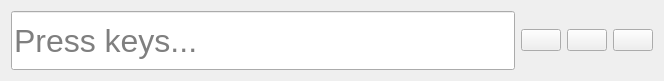
<?xml version="1.0" encoding="UTF-8"?>
<ui version="4.0">
 <class>KeySequenceEditDialog</class>
 <widget class="QDialog" name="KeySequenceEditDialog">
  <property name="geometry">
   <rect>
    <x>0</x>
    <y>0</y>
    <width>664</width>
    <height>81</height>
   </rect>
  </property>
  <property name="windowTitle">
   <string>Form</string>
  </property>
  <layout class="QHBoxLayout" name="horizontalLayout">
   <item>
    <widget class="QLineEdit" name="edtKeySequence">
     <property name="sizePolicy">
      <sizepolicy hsizetype="Expanding" vsizetype="Expanding">
       <horstretch>0</horstretch>
       <verstretch>0</verstretch>
      </sizepolicy>
     </property>
     <property name="font">
      <font>
       <pointsize>24</pointsize>
      </font>
     </property>
     <property name="readOnly">
      <bool>true</bool>
     </property>
     <property name="placeholderText">
      <string>Press keys...</string>
     </property>
    </widget>
   </item>
   <item>
    <widget class="checo::qt::MultiIconButton" name="btnOk">
     <property name="focusPolicy">
      <enum>Qt::NoFocus</enum>
     </property>
     <property name="icon">
      <iconset theme="tick_inactive"/>
     </property>
     <property name="iconSize">
      <size>
       <width>32</width>
       <height>32</height>
      </size>
     </property>
     <property name="autoDefault">
      <bool>false</bool>
     </property>
     <property name="flat">
      <bool>false</bool>
     </property>
    </widget>
   </item>
   <item>
    <widget class="checo::qt::MultiIconButton" name="btnRestart">
     <property name="focusPolicy">
      <enum>Qt::NoFocus</enum>
     </property>
     <property name="icon">
      <iconset theme="restart_inactive"/>
     </property>
     <property name="iconSize">
      <size>
       <width>32</width>
       <height>32</height>
      </size>
     </property>
     <property name="autoDefault">
      <bool>false</bool>
     </property>
     <property name="flat">
      <bool>false</bool>
     </property>
    </widget>
   </item>
   <item>
    <widget class="checo::qt::MultiIconButton" name="btnCancel">
     <property name="focusPolicy">
      <enum>Qt::NoFocus</enum>
     </property>
     <property name="icon">
      <iconset theme="cancel"/>
     </property>
     <property name="iconSize">
      <size>
       <width>32</width>
       <height>32</height>
      </size>
     </property>
     <property name="autoDefault">
      <bool>false</bool>
     </property>
     <property name="flat">
      <bool>false</bool>
     </property>
    </widget>
   </item>
  </layout>
 </widget>
 <customwidgets>
  <customwidget>
   <class>checo::qt::MultiIconButton</class>
   <extends>QPushButton</extends>
   <header>checo/qt/multi_icon_button.h</header>
  </customwidget>
 </customwidgets>
 <resources/>
 <connections/>
</ui>
